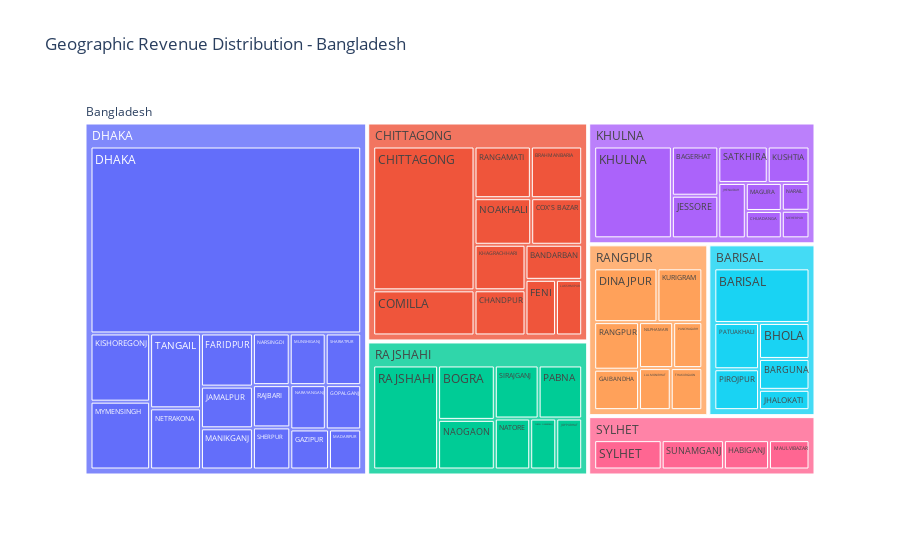
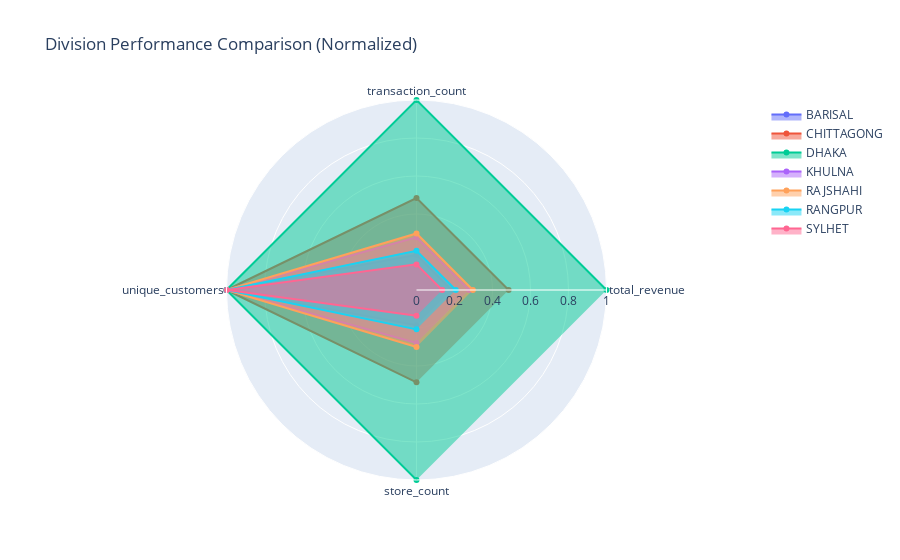

Source (notebook cell) for these figures, in order:
### Markdown cell above
## 16. Geographic Analysis

### Code cell
# Geographic analysis of sales and customer distribution

# Merge fact table with store dimension for geographic analysis
geo_sales = fact_table.merge(store_dim, on='store_key')

# Division-level analysis
division_analysis = geo_sales.groupby('division').agg({
    'total_price': ['sum', 'mean', 'count'],
    'quantity': 'sum',
    'coustomer_key': 'nunique',
    'store_key': 'nunique'
}).round(2)

division_analysis.columns = ['total_revenue', 'avg_transaction_value', 'transaction_count', 
                           'total_quantity', 'unique_customers', 'store_count']

# District-level analysis (top performing)
district_analysis = geo_sales.groupby(['division', 'district']).agg({
    'total_price': 'sum',
    'quantity': 'sum',
    'coustomer_key': 'nunique'
}).round(2).sort_values('total_price', ascending=False)

# Visualizations
fig, axes = plt.subplots(2, 2, figsize=(16, 12))

# 1. Revenue by division
division_revenue = division_analysis['total_revenue'].sort_values(ascending=False)
colors = plt.cm.viridis(np.linspace(0, 1, len(division_revenue)))
bars = axes[0,0].bar(range(len(division_revenue)), division_revenue.values, color=colors)
axes[0,0].set_xticks(range(len(division_revenue)))
axes[0,0].set_xticklabels(division_revenue.index, rotation=45, ha='right')
axes[0,0].set_ylabel('Total Revenue ($)')
axes[0,0].set_title('Revenue by Division', fontweight='bold')
axes[0,0].grid(True, alpha=0.3)

# Add value labels on bars
for i, bar in enumerate(bars):
    axes[0,0].text(bar.get_x() + bar.get_width()/2, bar.get_height() + division_revenue.max()*0.01, 
                   f'${division_revenue.iloc[i]:,.0f}', ha='center', va='bottom', fontsize=8, fontweight='bold')

# 2. Transaction count by division
division_transactions = division_analysis['transaction_count'].sort_values(ascending=False)
axes[0,1].pie(division_transactions.values, labels=division_transactions.index, autopct='%1.1f%%', 
              startangle=90, colors=plt.cm.Pastel1(np.linspace(0, 1, len(division_transactions))))
axes[0,1].set_title('Transaction Distribution by Division', fontweight='bold')

# 3. Top 15 districts by revenue
top_districts = district_analysis.head(15)
bars = axes[1,0].barh(range(len(top_districts)), top_districts['total_price'], color='lightblue')
axes[1,0].set_yticks(range(len(top_districts)))
axes[1,0].set_yticklabels([f"{idx[1]} ({idx[0]})" for idx in top_districts.index], fontsize=8)
axes[1,0].set_xlabel('Total Revenue ($)')
axes[1,0].set_title('Top 15 Districts by Revenue', fontweight='bold')
axes[1,0].grid(True, alpha=0.3)

# 4. Store performance distribution
store_performance = geo_sales.groupby('store_key')['total_price'].sum()
axes[1,1].hist(store_performance.values, bins=30, color='orange', edgecolor='black', alpha=0.7)
axes[1,1].set_xlabel('Store Revenue ($)')
axes[1,1].set_ylabel('Number of Stores')
axes[1,1].set_title('Store Performance Distribution', fontweight='bold')
axes[1,1].grid(True, alpha=0.3)

plt.tight_layout()
plt.show()

# Display analysis results
print("GEOGRAPHIC ANALYSIS")
print("="*40)
print("\nDivision Performance Summary:")
display(division_analysis.sort_values('total_revenue', ascending=False))

print(f"\nTop 10 Districts by Revenue:")
display(district_analysis.head(10))

# Store efficiency analysis - Fixed the aggregation issue
store_efficiency = geo_sales.groupby(['division', 'store_key']).agg({
    'total_price': 'sum',
    'payment_key': 'count'  # Use payment_key to count transactions
}).reset_index()
store_efficiency.columns = ['division', 'store_key', 'total_price', 'transaction_count']
store_efficiency['revenue_per_transaction'] = store_efficiency['total_price'] / store_efficiency['transaction_count']

print(f"\nMost Efficient Stores (Revenue per Transaction):")
top_efficient_stores = store_efficiency.nlargest(10, 'revenue_per_transaction')[['division', 'store_key', 'revenue_per_transaction']]
display(top_efficient_stores)

# Interactive geographic visualization
fig_treemap = px.treemap(district_analysis.reset_index(), 
                        path=[px.Constant("Bangladesh"), 'division', 'district'], 
                        values='total_price',
                        title='Geographic Revenue Distribution - Bangladesh')
fig_treemap.show()

# Division comparison radar chart
import plotly.graph_objects as go

metrics = ['total_revenue', 'transaction_count', 'unique_customers', 'store_count']
normalized_data = division_analysis[metrics].div(division_analysis[metrics].max())

fig_radar = go.Figure()

for division in division_analysis.index:
    fig_radar.add_trace(go.Scatterpolar(
        r=normalized_data.loc[division].values,
        theta=metrics,
        fill='toself',
        name=division
    ))

fig_radar.update_layout(
    polar=dict(
        radialaxis=dict(
            visible=True,
            range=[0, 1]
        )),
    showlegend=True,
    title="Division Performance Comparison (Normalized)"
)
fig_radar.show()

### Figure 1 — Plotly figure (JSON) as saved in the notebook; plotly's stock layout.template omitted (floating-point values rounded to 4 significant figures)
{"data": [{"branchvalues": "total", "domain": {"x": [0, 1], "y": [0, 1]}, "hovertemplate": "labels=%{label}<br>total_price=%{value}<br>parent=%{parent}<br>id=%{id}<extra></extra>", "ids": ["Bangladesh/KHULNA/BAGERHAT", "Bangladesh/CHITTAGONG/BANDARBAN", "Bangladesh/BARISAL/BARGUNA", "Bangladesh/BARISAL/BARISAL", "Bangladesh/BARISAL/BHOLA", "Bangladesh/RAJSHAHI/BOGRA", "Bangladesh/CHITTAGONG/BRAHMANBARIA", "Bangladesh/CHITTAGONG/CHANDPUR", "Bangladesh/RAJSHAHI/CHAPAI NABABGANJ", "Bangladesh/CHITTAGONG/CHITTAGONG", "Bangladesh/KHULNA/CHUADANGA", "Bangladesh/CHITTAGONG/COMILLA", "Bangladesh/CHITTAGONG/COX'S BAZAR", "Bangladesh/DHAKA/DHAKA", "Bangladesh/RANGPUR/DINAJPUR", "Bangladesh/DHAKA/FARIDPUR", "Bangladesh/CHITTAGONG/FENI", "Bangladesh/RANGPUR/GAIBANDHA", "Bangladesh/DHAKA/GAZIPUR", "Bangladesh/DHAKA/GOPALGANJ", "Bangladesh/SYLHET/HABIGANJ", "Bangladesh/DHAKA/JAMALPUR", "Bangladesh/KHULNA/JESSORE", "Bangladesh/BARISAL/JHALOKATI", "Bangladesh/KHULNA/JHENAIDAH", "Bangladesh/RAJSHAHI/JOYPURHAT", "Bangladesh/CHITTAGONG/KHAGRACHHARI", "Bangladesh/KHULNA/KHULNA", "Bangladesh/DHAKA/KISHOREGONJ", "Bangladesh/RANGPUR/KURIGRAM", "Bangladesh/KHULNA/KUSHTIA", "Bangladesh/CHITTAGONG/LAKSHMIPUR", "Bangladesh/RANGPUR/LALMONIRHAT", "Bangladesh/DHAKA/MADARIPUR", "Bangladesh/KHULNA/MAGURA", "Bangladesh/DHAKA/MANIKGANJ", "Bangladesh/SYLHET/MAULVIBAZAR", "Bangladesh/KHULNA/MEHERPUR", "Bangladesh/DHAKA/MUNSHIGANJ", "Bangladesh/DHAKA/MYMENSINGH", "Bangladesh/RAJSHAHI/NAOGAON", "Bangladesh/KHULNA/NARAIL", "Bangladesh/DHAKA/NARAYANGANJ", "Bangladesh/DHAKA/NARSINGDI", "Bangladesh/RAJSHAHI/NATORE", "Bangladesh/DHAKA/NETRAKONA", "Bangladesh/RANGPUR/NILPHAMARI", "Bangladesh/CHITTAGONG/NOAKHALI", "Bangladesh/RAJSHAHI/PABNA", "Bangladesh/RANGPUR/PANCHAGARH", "Bangladesh/BARISAL/PATUAKHALI", "Bangladesh/BARISAL/PIROJPUR", "Bangladesh/DHAKA/RAJBARI", "Bangladesh/RAJSHAHI/RAJSHAHI", "Bangladesh/CHITTAGONG/RANGAMATI", "Bangladesh/RANGPUR/RANGPUR", "Bangladesh/KHULNA/SATKHIRA", "Bangladesh/DHAKA/SHARIATPUR", "Bangladesh/DHAKA/SHERPUR", "Bangladesh/RAJSHAHI/SIRAJGANJ", "Bangladesh/SYLHET/SUNAMGANJ", "Bangladesh/SYLHET/SYLHET", "Bangladesh/DHAKA/TANGAIL", "Bangladesh/RANGPUR/THAKURGAON", "Bangladesh/BARISAL", "Bangladesh/CHITTAGONG", "Bangladesh/DHAKA", "Bangladesh/KHULNA", "Bangladesh/RAJSHAHI", "Bangladesh/RANGPUR", "Bangladesh/SYLHET", "Bangladesh"], "labels": ["BAGERHAT", "BANDARBAN", "BARGUNA", "BARISAL", "BHOLA", "BOGRA", "BRAHMANBARIA", "CHANDPUR", "CHAPAI NABABGANJ", "CHITTAGONG", "CHUADANGA", "COMILLA", "COX'S BAZAR", "DHAKA", "DINAJPUR", "FARIDPUR", "FENI", "GAIBANDHA", "GAZIPUR", "GOPALGANJ", "HABIGANJ", "JAMALPUR", "JESSORE", "JHALOKATI", "JHENAIDAH", "JOYPURHAT", "KHAGRACHHARI", "KHULNA", "KISHOREGONJ", "KURIGRAM", "KUSHTIA", "LAKSHMIPUR", "LALMONIRHAT", "MADARIPUR", "MAGURA", "MANIKGANJ", "MAULVIBAZAR", "MEHERPUR", "MUNSHIGANJ", "MYMENSINGH", "NAOGAON", "NARAIL", "NARAYANGANJ", "NARSINGDI", "NATORE", "NETRAKONA", "NILPHAMARI", "NOAKHALI", "PABNA", "PANCHAGARH", "PATUAKHALI", "PIROJPUR", "RAJBARI", "RAJSHAHI", "RANGAMATI", "RANGPUR", "SATKHIRA", "SHARIATPUR", "SHERPUR", "SIRAJGANJ", "SUNAMGANJ", "SYLHET", "TANGAIL", "THAKURGAON", "BARISAL", "CHITTAGONG", "DHAKA", "KHULNA", "RAJSHAHI", "RANGPUR", "SYLHET", "Bangladesh"], "name": "", "parents": ["Bangladesh/KHULNA", "Bangladesh/CHITTAGONG", "Bangladesh/BARISAL", "Bangladesh/BARISAL", "Bangladesh/BARISAL", "Bangladesh/RAJSHAHI", "Bangladesh/CHITTAGONG", "Bangladesh/CHITTAGONG", "Bangladesh/RAJSHAHI", "Bangladesh/CHITTAGONG", "Bangladesh/KHULNA", "Bangladesh/CHITTAGONG", "Bangladesh/CHITTAGONG", "Bangladesh/DHAKA", "Bangladesh/RANGPUR", "Bangladesh/DHAKA", "Bangladesh/CHITTAGONG", "Bangladesh/RANGPUR", "Bangladesh/DHAKA", "Bangladesh/DHAKA", "Bangladesh/SYLHET", "Bangladesh/DHAKA", "Bangladesh/KHULNA", "Bangladesh/BARISAL", "Bangladesh/KHULNA", "Bangladesh/RAJSHAHI", "Bangladesh/CHITTAGONG", "Bangladesh/KHULNA", "Bangladesh/DHAKA", "Bangladesh/RANGPUR", "Bangladesh/KHULNA", "Bangladesh/CHITTAGONG", "Bangladesh/RANGPUR", "Bangladesh/DHAKA", "Bangladesh/KHULNA", "Bangladesh/DHAKA", "Bangladesh/SYLHET", "Bangladesh/KHULNA", "Bangladesh/DHAKA", "Bangladesh/DHAKA", "Bangladesh/RAJSHAHI", "Bangladesh/KHULNA", "Bangladesh/DHAKA", "Bangladesh/DHAKA", "Bangladesh/RAJSHAHI", "Bangladesh/DHAKA", "Bangladesh/RANGPUR", "Bangladesh/CHITTAGONG", "Bangladesh/RAJSHAHI", "Bangladesh/RANGPUR", "Bangladesh/BARISAL", "Bangladesh/BARISAL", "Bangladesh/DHAKA", "Bangladesh/RAJSHAHI", "Bangladesh/CHITTAGONG", "Bangladesh/RANGPUR", "Bangladesh/KHULNA", "Bangladesh/DHAKA", "Bangladesh/DHAKA", "Bangladesh/RAJSHAHI", "Bangladesh/SYLHET", "Bangladesh/SYLHET", "Bangladesh/DHAKA", "Bangladesh/RANGPUR", "Bangladesh", "Bangladesh", "Bangladesh", "Bangladesh", "Bangladesh", "Bangladesh", "Bangladesh", ""], "type": "treemap", "values": [1307651, 995400.0, 869041, 2897000.0, 1012000.0, 1716000.0, 1328000.0, 1153000.0, 739400.0, 7293000.0, 563900.0, 2287000.0, 1188000.0, 23597621, 1871000.0, 1287000.0, 847900.0, 997100.0, 722300.0, 731300.0, 1153998, 1009760, 1133000.0, 570800.0, 870000.0, 735400.0, 1162000.0, 4081000.0, 1895000.0, 1327257, 871200.0, 729900.0, 732387, 601500.0, 577500.0, 997970, 1036745, 436755, 866600.0, 1885000.0, 1565000.0, 440700.0, 733500.0, 885900.0, 1004712, 1449766, 862800.0, 1321000.0, 1287000.0, 736800.0, 1152629, 1018423, 736393, 3756000.0, 1458000.0, 1173000.0, 1030000.0, 855600.0, 733712, 1295000.0, 1593774, 1728000.0, 1775000.0, 729900.0, 7520000.0, 19763595, 40760000.0, 11310000.0, 12099196, 8430000.0, 5512000.0, 105400000.0]}], "layout": {"legend": {"tracegroupgap": 0}, "title": {"text": "Geographic Revenue Distribution - Bangladesh"}}}

### Figure 2 — Plotly figure (JSON) as saved in the notebook; plotly's stock layout.template omitted (floating-point values rounded to 4 significant figures)
{"data": [{"fill": "toself", "name": "BARISAL", "r": [0.1845, 0.1847, 0.9996, 0.1857], "theta": ["total_revenue", "transaction_count", "unique_customers", "store_count"], "type": "scatterpolar"}, {"fill": "toself", "name": "CHITTAGONG", "r": [0.4848, 0.4842, 1, 0.4857], "theta": ["total_revenue", "transaction_count", "unique_customers", "store_count"], "type": "scatterpolar"}, {"fill": "toself", "name": "DHAKA", "r": [1, 1, 1, 1], "theta": ["total_revenue", "transaction_count", "unique_customers", "store_count"], "type": "scatterpolar"}, {"fill": "toself", "name": "KHULNA", "r": [0.2775, 0.277, 1, 0.2786], "theta": ["total_revenue", "transaction_count", "unique_customers", "store_count"], "type": "scatterpolar"}, {"fill": "toself", "name": "RAJSHAHI", "r": [0.2968, 0.2974, 1, 0.3], "theta": ["total_revenue", "transaction_count", "unique_customers", "store_count"], "type": "scatterpolar"}, {"fill": "toself", "name": "RANGPUR", "r": [0.2068, 0.2066, 0.9995, 0.2071], "theta": ["total_revenue", "transaction_count", "unique_customers", "store_count"], "type": "scatterpolar"}, {"fill": "toself", "name": "SYLHET", "r": [0.1352, 0.1348, 0.9973, 0.1357], "theta": ["total_revenue", "transaction_count", "unique_customers", "store_count"], "type": "scatterpolar"}], "layout": {"polar": {"radialaxis": {"range": [0, 1], "visible": true}}, "showlegend": true, "title": {"text": "Division Performance Comparison (Normalized)"}}}
